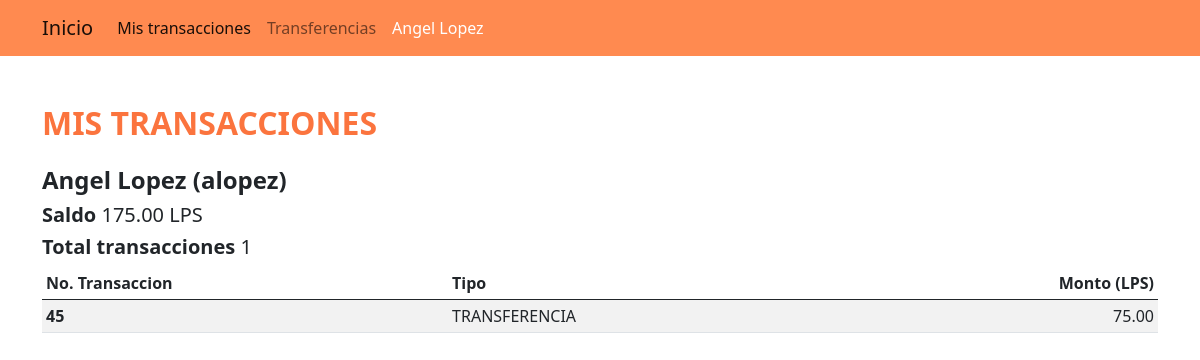
/inicio/transacciones/ (signed in), run on the app's committed database.
### app_registro/models.py (models this page shows, shortened)
class Cliente(models.Model):
    nombre = models.CharField(max_length=30)
    apellido = models.CharField(max_length=30)
    direccion = models.TextField()
    fecha_nac = models.DateField()
    telefono = models.CharField(max_length=20, null=True, blank=True)
    correo = models.EmailField()
    user = models.OneToOneField(
        User,
        on_delete=models.CASCADE,
        null=True,
        blank=True,
    )
    def __str__(self):
        return f'{self.nombre} {self.apellido}'

class Cuenta(models.Model):
    ESTADOS = (('0', 'INACTIVA'),('1', 'ACTIVA'))
    fecha_creacion = models.DateTimeField(auto_now_add=True) #agregar fechas de ese momento automaticamente
    estado = models.CharField(max_length=1, choices=ESTADOS, default='1')
    saldo = models.DecimalField(max_digits=10, decimal_places=2,validators=[MinValueValidator(0)])
    cliente = models.OneToOneField(
        Cliente,
        on_delete=models.CASCADE,
        null=True,
        blank=True,
    ) #propietario de la cuenta

class Transaccion(models.Model):
    TRANSACCIONES = (
        ('1', 'Depósito'), #BD, INTERFAZ GRAFICA
        ('2', 'Retiro'),
        ('3', 'Transferencia'),
    )
    tipo_transaccion = models.CharField(max_length=1, choices=TRANSACCIONES, default='1')
    cuenta = models.ForeignKey(Cuenta, on_delete=models.CASCADE)
    monto = models.DecimalField(max_digits=10, decimal_places=2,validators=[MinValueValidator(0)])

### app_registro/views.py (the view)
# urls.py: path('transacciones/', views.transacciones, name="transacciones"),
@login_required()
def transacciones(request):
    activo = 'transacciones'
    transacciones = Transaccion.objects.all().order_by('cuenta')
    transacciones = transacciones.filter(cuenta=request.user.cliente.cuenta.id)
    ctx = {
        'transacciones': transacciones,
        'activo': activo,
        'cuenta': request.user.cliente.cuenta.saldo
    }
    return render(request, 'registro/transacciones.html', ctx)

### app_registro/templates/registro/transacciones.html (shortened to what this page needs)
{% extends "base.html" %}
{% block container %}
        <div>
            <h2 class="fw-bold mb-4" style="color: #FB743E">MIS TRANSACCIONES</h2>
            <div class="row">
                <div class="col-10">
                    <h4 class="fw-bold">{{ request.user.cliente }} ({{ request.user|default_if_none:'Usuario no asignado' }})</h4>
                    <h5><strong>Saldo</strong> {{ cuenta }} LPS</h5>
                    <h5><strong>Total transacciones</strong> {{ transacciones.count }}</h5>
                </div>
                <div class="col-2">
                </div>
            </div>
            <table class="table table-sm table-hover table-striped">
                <thead>
                    <tr>
                        <th>No. Transaccion</th>
                        <th>Tipo</th>
                        <th class="text-end">Monto (LPS)</th>
                    </tr>
                </thead>
                <tbody>
                    {% for t in transacciones %}
                    <tr>
                        <th>{{ t.id }}</th>
                        {% if  t.tipo_transaccion == '1'%}
                            <td>DEPÓSITO</td>
                        {% elif t.tipo_transaccion == '2'%}
                            <td>RETIRO</td>
                        {% else %}
                            <td>TRANSFERENCIA</td>
                        {% endif %}
                        <td class="text-end">{{ t.monto }}</td>
                    </tr>
                    {% empty %}
                    <tr>
                        <td colspan="7" class="text-danger text-center">No se encontraron resultados</td>
                    <tr>
                    {% endfor %}
                </tbody>
            </table>
        </div>
{% endblock %}

### global_templates/base.html (shortened to what this page needs)
{% load static %}
<!DOCTYPE html>
<html lang="en">
    <head>
        <link href="{% static 'registro/bootstrap/bootstrap.min.css' %}" rel="stylesheet">
        <link href="{% static 'registro/css/all.css' %}" rel="stylesheet"/>
    </head>
    <body>
        <nav class="navbar navbar-expand-lg navbar-light" style="background-color: #ff8a50">
            <div class="container">
                {% if not user.is_superuser %}
                    <a class="navbar-brand" href="/inicio">Inicio</a>
                {% endif %}
                <div class="collapse navbar-collapse text-white" id="navbarNav">
                    <div class="navbar-nav">
                            {% if user.is_superuser %}
                                <a class="nav-link {% if activo == 'superuser' %} active {% endif %}">Super Usuario</a>
                                <a class="nav-link {% if activo == 'clientes' %} active {% endif %}" href="{% url 'registro:clientes' %}">Clientes</a>
                            {% else %}
                                <a class="nav-link {% if activo == 'transacciones' %} active {% endif %}" href="{% url 'registro:transacciones' %}">Mis transacciones</a>
                                <a class="nav-link {% if activo == 'transferencias' %} active {% endif %}" href="{% url 'registro:transferencias' %}">Transferencias</a>
                            {% endif %}
                            <a class="nav-link text-white" href="{% url 'logout_view' %}">{{ request.user.cliente }}</a>
                    </div>
                </div>
            </div>
        </nav>
        <div class="container mt-5">
            {% block container %}{% endblock %}
        </div>
    </body>
</html>

### data on the page
Cuenta: saldo "175.00"
Transaccion: id "45", tipo_transaccion "TRANSFERENCIA", monto "75.00"

### other printed values
{{ request.user.cliente }} "Angel Lopez"
{{ request.user|default_if_none:'Usuario no asignado' }} "alopez"
{{ transacciones.count }} "1"
